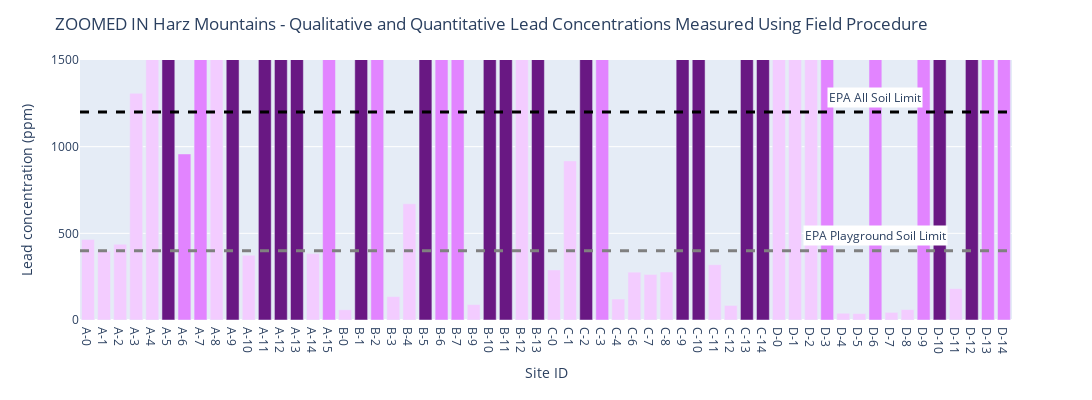

The code cell stored with this chart in its notebook:
### Code cell
fig = px.bar(data, x=data['Site ID'], y=data['Lead concentration (ppm)'], color='Lead visual desc number',color_discrete_map=color_discrete_map_purples,category_orders={'Site ID': data['Site ID']})
fig.update_layout(height=400,width=1400, title_text='ZOOMED IN Harz Mountains - Qualitative and Quantitative Lead Concentrations Measured Using Field Procedure')
fig.update_layout(legend=dict(
    traceorder="normal"  # or "reversed" for reverse alphabetical order
))

fig.update_yaxes(range = [0,1500])
fig.add_hline(y=400, line_width=3, line_dash="dash", line_color="grey")
fig.add_hline(y=1200, line_width=3, line_dash="dash", line_color="black")
fig.add_annotation(x=49, y=400,text="EPA Playground Soil Limit",showarrow=False,yshift=15,bgcolor="white")
fig.add_annotation(x=49, y=1200,text="EPA All Soil Limit",showarrow=False,yshift=15,bgcolor="white")
fig.update_layout(showlegend=False)
fig.show()

### Figure 1 — Plotly figure (JSON) as saved in the notebook; plotly's stock layout.template omitted (floating-point values rounded to 4 significant figures)
{"data": [{"alignmentgroup": "True", "hovertemplate": "Lead visual desc number=2.0<br>Site ID=%{x}<br>Lead concentration (ppm)=%{y}<extra></extra>", "legendgroup": "2.0", "marker": {"color": "#f3ccff", "pattern": {"shape": ""}}, "name": "2.0", "offsetgroup": "2.0", "orientation": "v", "showlegend": true, "textposition": "auto", "type": "bar", "x": ["A-0", "A-1", "A-2", "A-3", "A-4", "A-8", "A-10", "A-14", "B-0", "B-3", "B-4", "B-9", "B-12", "C-0", "C-1", "C-4", "C-6", "C-7", "C-8", "C-11", "C-12", "D-0", "D-1", "D-2", "D-7", "D-8", "D-11"], "xaxis": "x", "y": [464, 397, 437, 1308, 2645, 3049, 374, 383, 59, 135, 670, 89, 1549, 289, 918, 121, 276, 263, 277, 319, 84, 1560, 2961, 23500, 44, 60, 181], "yaxis": "y"}, {"alignmentgroup": "True", "hovertemplate": "Lead visual desc number=5.0<br>Site ID=%{x}<br>Lead concentration (ppm)=%{y}<extra></extra>", "legendgroup": "5.0", "marker": {"color": "#691883", "pattern": {"shape": ""}}, "name": "5.0", "offsetgroup": "5.0", "orientation": "v", "showlegend": true, "textposition": "auto", "type": "bar", "x": ["A-5", "B-13"], "xaxis": "x", "y": [1825, 22800], "yaxis": "y"}, {"alignmentgroup": "True", "hovertemplate": "Lead visual desc number=4.0<br>Site ID=%{x}<br>Lead concentration (ppm)=%{y}<extra></extra>", "legendgroup": "4.0", "marker": {"color": "#e284ff", "pattern": {"shape": ""}}, "name": "4.0", "offsetgroup": "4.0", "orientation": "v", "showlegend": true, "textposition": "auto", "type": "bar", "x": ["A-6", "A-15", "B-2", "B-6", "C-3", "D-3", "D-6", "D-9", "D-13", "D-14"], "xaxis": "x", "y": [958, 3897, 6015, 3194, 2132, 32500, 5171, 4936, 22700, 20700], "yaxis": "y"}, {"alignmentgroup": "True", "hovertemplate": "Lead visual desc number=3.0<br>Site ID=%{x}<br>Lead concentration (ppm)=%{y}<extra></extra>", "legendgroup": "3.0", "marker": {"color": "#e284ff", "pattern": {"shape": ""}}, "name": "3.0", "offsetgroup": "3.0", "orientation": "v", "showlegend": true, "textposition": "auto", "type": "bar", "x": ["A-7", "B-7"], "xaxis": "x", "y": [3580, 9854], "yaxis": "y"}, {"alignmentgroup": "True", "hovertemplate": "Lead visual desc number=6.0<br>Site ID=%{x}<br>Lead concentration (ppm)=%{y}<extra></extra>", "legendgroup": "6.0", "marker": {"color": "#691883", "pattern": {"shape": ""}}, "name": "6.0", "offsetgroup": "6.0", "orientation": "v", "showlegend": true, "textposition": "auto", "type": "bar", "x": ["A-9", "A-11", "A-12", "A-13", "B-1", "B-5", "B-10", "B-11", "C-2", "C-9", "C-10", "C-13", "C-14", "D-10", "D-12"], "xaxis": "x", "y": [3728, 8115, 9189, 2241, 76700, 39000, 8432, 44600, 6461, 3875, 3192, 3323, 5577, 12700, 12700], "yaxis": "y"}, {"alignmentgroup": "True", "hovertemplate": "Lead visual desc number=1.0<br>Site ID=%{x}<br>Lead concentration (ppm)=%{y}<extra></extra>", "legendgroup": "1.0", "marker": {"color": "#f3ccff", "pattern": {"shape": ""}}, "name": "1.0", "offsetgroup": "1.0", "orientation": "v", "showlegend": true, "textposition": "auto", "type": "bar", "x": ["D-4", "D-5"], "xaxis": "x", "y": [39, 37], "yaxis": "y"}], "layout": {"annotations": [{"bgcolor": "white", "showarrow": false, "text": "EPA Playground Soil Limit", "x": 49, "y": 400, "yshift": 15}, {"bgcolor": "white", "showarrow": false, "text": "EPA All Soil Limit", "x": 49, "y": 1200, "yshift": 15}], "barmode": "relative", "height": 400, "legend": {"title": {"text": "Lead visual desc number"}, "tracegroupgap": 0, "traceorder": "normal"}, "margin": {"t": 60}, "shapes": [{"line": {"color": "grey", "dash": "dash", "width": 3}, "type": "line", "x0": 0, "x1": 1, "xref": "x domain", "y0": 400, "y1": 400, "yref": "y"}, {"line": {"color": "black", "dash": "dash", "width": 3}, "type": "line", "x0": 0, "x1": 1, "xref": "x domain", "y0": 1200, "y1": 1200, "yref": "y"}], "showlegend": false, "title": {"text": "ZOOMED IN Harz Mountains - Qualitative and Quantitative Lead Concentrations Measured Using Field Procedure"}, "width": 1400, "xaxis": {"anchor": "y", "autorange": true, "categoryarray": ["A-0", "A-1", "A-2", "A-3", "A-4", "A-5", "A-6", "A-7", "A-8", "A-9", "A-10", "A-11", "A-12", "A-13", "A-14", "A-15", "B-0", "B-1", "B-2", "B-3", "B-4", "B-5", "B-6", "B-7", "B-9", "B-10", "B-11", "B-12", "B-13", "C-0", "C-1", "C-2", "C-3", "C-4", "C-6", "C-7", "C-8", "C-9", "C-10", "C-11", "C-12", "C-13", "C-14", "D-0", "D-1", "D-2", "D-3", "D-4", "D-5", "D-6", "D-7", "D-8", "D-9", "D-10", "D-11", "D-12", "D-13", "D-14"], "categoryorder": "array", "domain": [0, 1], "range": [-0.5, 57.5], "title": {"text": "Site ID"}, "type": "category"}, "yaxis": {"anchor": "x", "domain": [0, 1], "range": [0, 1500], "title": {"text": "Lead concentration (ppm)"}, "type": "linear"}}}
